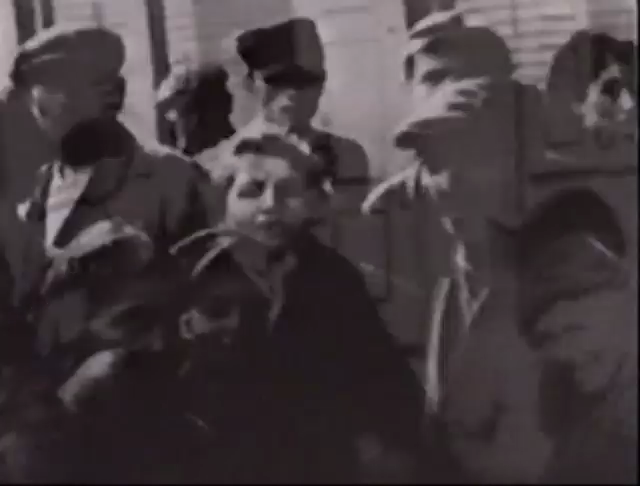
#> input picture data/frames/frame_002891.png, 640 x 486 px
$ python annotate_frames.py --frames-dir data/frames --output out.png
#> lines starting #> are read from the running program, lines starting #| are printed output that depends on the picture; after the words box and inside, x2 and y2 are one past the last pixel; in counts of white or black regions, pixels touching at a corner belong together
import cv2
import pandas as pd
from pathlib import Path
import argparse
from datetime import datetime


def annotate_frames(frames_dir, output_csv, annotator_name="annotator", start_from=0):
    """
    Interactive frame annotation tool.

    Args:
        frames_dir: Directory containing frames to annotate
        output_csv: Path to save annotations CSV
        annotator_name: Your name/ID
        start_from: Frame index to start from (resume annotation)
    """
#> called with frames_dir = 'data/frames', output_csv = 'out.png', annotator_name = 'annotator', start_from = 0
    frames_dir = Path(frames_dir)
    output_csv = Path(output_csv)

    # Find all image files
    image_extensions = ['*.jpg', '*.jpeg', '*.png', '*.JPG', '*.JPEG', '*.PNG']
    frame_paths = []
    for ext in image_extensions:
        frame_paths.extend(frames_dir.glob(f"**/{ext}"))

    frame_paths = sorted(frame_paths)

    if not frame_paths:
        print(f"No frames found in {frames_dir}")
        return

    print("="*70)
    print("INTERACTIVE FRAME ANNOTATION TOOL")
    print("="*70)
    print(f"Found {len(frame_paths)} frames")
    print(f"Starting from frame {start_from}")
    print()
    print("CONTROLS:")
    print("  [U] or [F] → Label as FRIEND/US (positive, community, bright)")
    print("  [T] or [E] → Label as FOE/THEM (negative, threat, dark)")
    print("  [N] or [X] → Label as NEUTRAL (ambiguous, technical)")
    print("  [S] → SKIP this frame")
    print("  [B] → GO BACK to previous frame")
    print("  [Q] → QUIT and save")
    print()
    print("Press any key to start...")
    print("="*70)

    cv2.namedWindow('Frame Annotation', cv2.WINDOW_NORMAL)
    cv2.resizeWindow('Frame Annotation', 1280, 720)
    cv2.waitKey(0)

    # Load existing annotations if resuming
    annotations = []
    if output_csv.exists():
        existing_df = pd.read_csv(output_csv)
        annotations = existing_df.to_dict('records')
        print(f"\nLoaded {len(annotations)} existing annotations")

    # Track annotated paths
    annotated_paths = {str(ann['frame_path']) for ann in annotations}

    idx = start_from
    confidence_map = {'u': 1.0, 'f': 1.0, 't': 1.0, 'e': 1.0, 'n': 0.5, 'x': 0.5}

    while idx < len(frame_paths):
        frame_path = frame_paths[idx]

        # Skip if already annotated
        if str(frame_path) in annotated_paths:
            idx += 1
            continue

        # Load and display frame
        img = cv2.imread(str(frame_path))
#> img is the input picture: shape (486, 640, 3); mean B, G, R 62.3, 59.1, 67.9
        if img is None:
            print(f"Could not load {frame_path}")
            idx += 1
            continue

        # Add text overlay
        h, w = img.shape[:2]
#> h = 486; w = 640
        overlay = img.copy()

        # Semi-transparent black bar at top
        cv2.rectangle(overlay, (0, 0), (w, 80), (0, 0, 0), -1)
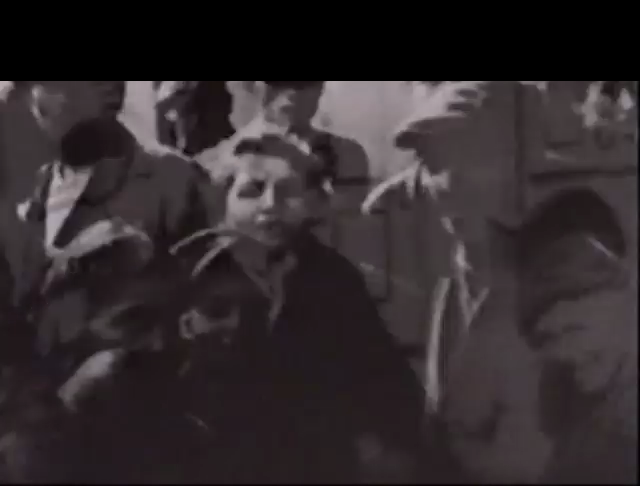
#> overlay: shape (486, 640, 3); 16.67% of pixels changed, all inside (x1, y1, x2, y2) = (0, 0, 640, 81)
        img = cv2.addWeighted(overlay, 0.7, img, 0.3, 0)
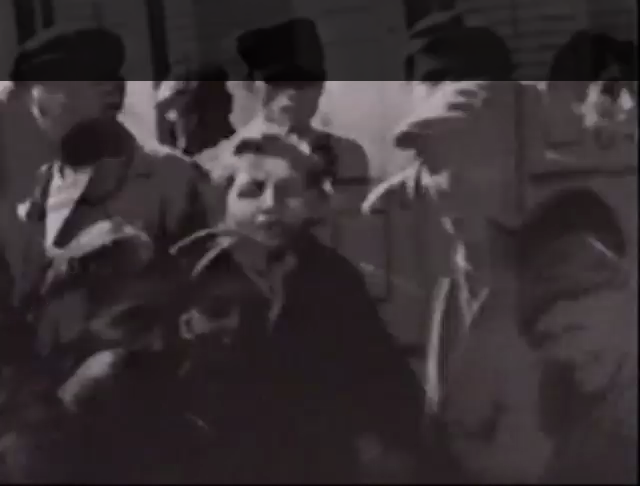
#> img: shape (486, 640, 3); mean B, G, R 50.2, 47.4, 55.1

        # Progress text
        progress_text = f"Frame {idx+1}/{len(frame_paths)} | Already annotated: {len(annotations)}"
        cv2.putText(img, progress_text, (10, 30),
                   cv2.FONT_HERSHEY_SIMPLEX, 0.8, (255, 255, 255), 2)

        # Filename
        cv2.putText(img, frame_path.name, (10, 60),
                   cv2.FONT_HERSHEY_SIMPLEX, 0.6, (200, 200, 200), 1)
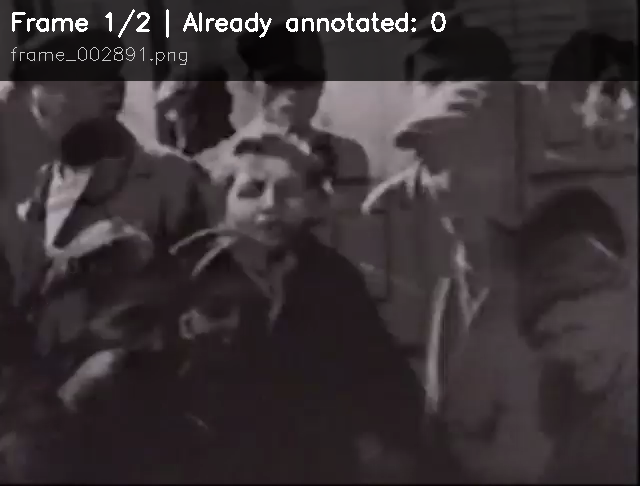
#> img: shape (486, 640, 3); mean B, G, R 52.3, 49.5, 57.2

        cv2.imshow('Frame Annotation', img)

        # Wait for key
        key = cv2.waitKey(0) & 0xFF
#> (key Esc is pressed here)
        key_char = chr(key).lower() if key < 128 else ''

        if key_char in ['q', '\x1b']:  # Q or ESC
            print("\nQuitting...")
            break

        elif key_char in ['u', 'f']:  # Friend/Us
            annotations.append({
                'frame_path': str(frame_path),
                'label': 'us',
                'confidence': confidence_map[key_char],
                'notes': 'Friend/Us - manually annotated',
                'annotator': annotator_name,
                'timestamp': datetime.now().isoformat()
            })
            annotated_paths.add(str(frame_path))
            print(f"[{idx+1}] {frame_path.name} → FRIEND/US")
            idx += 1

        elif key_char in ['t', 'e']:  # Foe/Them
            annotations.append({
                'frame_path': str(frame_path),
                'label': 'them',
                'confidence': confidence_map[key_char],
                'notes': 'Foe/Them - manually annotated',
                'annotator': annotator_name,
                'timestamp': datetime.now().isoformat()
            })
            annotated_paths.add(str(frame_path))
            print(f"[{idx+1}] {frame_path.name} → FOE/THEM")
            idx += 1

        elif key_char in ['n', 'x']:  # Neutral
            annotations.append({
                'frame_path': str(frame_path),
                'label': 'neutral',
                'confidence': confidence_map[key_char],
                'notes': 'Neutral/Ambiguous - manually annotated',
                'annotator': annotator_name,
                'timestamp': datetime.now().isoformat()
            })
            annotated_paths.add(str(frame_path))
            print(f"[{idx+1}] {frame_path.name} → NEUTRAL")
            idx += 1

        elif key_char == 's':  # Skip
            print(f"[{idx+1}] {frame_path.name} → SKIPPED")
            idx += 1

        elif key_char == 'b':  # Back
            if idx > 0:
                # Remove last annotation if going back
                if annotations and str(frame_paths[idx-1]) == annotations[-1]['frame_path']:
                    removed = annotations.pop()
                    annotated_paths.discard(removed['frame_path'])
                    print(f"Removed annotation for {Path(removed['frame_path']).name}")
                idx -= 1
                print(f"Going back to frame {idx+1}")
            else:
                print("Already at first frame")

        else:
            print(f"Unknown key: {key_char} (press U/F for Friend, T/E for Foe, N for Neutral)")

    cv2.destroyAllWindows()

    # Save annotations
    if annotations:
        output_csv.parent.mkdir(parents=True, exist_ok=True)
        df = pd.DataFrame(annotations)
        df.to_csv(output_csv, index=False)

        print("\n" + "="*70)
        print("ANNOTATION SUMMARY")
        print("="*70)
        print(f"Total annotated: {len(annotations)}")
        print(f"\nLabel distribution:")
        print(df['label'].value_counts())
        print(f"\nSaved to: {output_csv}")
        print("="*70)
    else:
        print("\nNo annotations saved.")


def main():
    parser = argparse.ArgumentParser(
        description='Interactive frame annotation tool'
    )
    parser.add_argument('--frames-dir', type=str, required=True,
                       help='Directory containing frames to annotate')
    parser.add_argument('--output', type=str, required=True,
                       help='Output CSV file for annotations')
    parser.add_argument('--annotator', type=str, default='annotator',
                       help='Your name/ID')
    parser.add_argument('--start-from', type=int, default=0,
                       help='Frame index to start from (for resuming)')

    args = parser.parse_args()

    annotate_frames(
        args.frames_dir,
        args.output,
        args.annotator,
        args.start_from
    )


if __name__ == '__main__':
    main()
